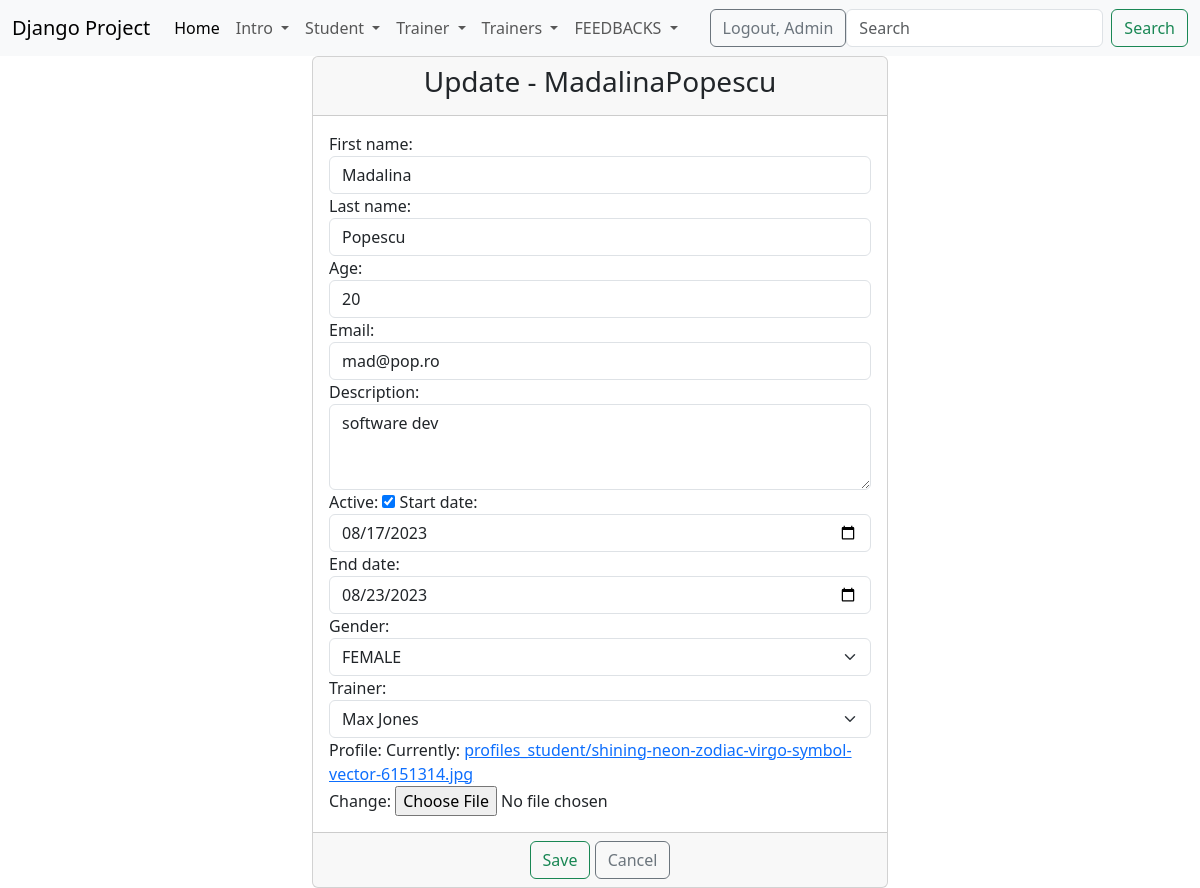
The page /update-student/5/ (signed in) on the database its author committed.
### student/models.py (models this page shows)
class Student(models.Model):
    gender_options = (
        ('male','MALE'),
        ('female','FEMALE')
    )
    first_name = models.CharField(max_length=30)
    last_name = models.CharField(max_length=30)
    age = models.IntegerField()
    email = models.EmailField(max_length=100)
    description = models.TextField(max_length=500)
    start_date = models.DateField()
    end_date = models.DateField()
    active = models.BooleanField(default=True)
    gender = models.CharField(max_length=6, choices=gender_options)
    trainer = models.ForeignKey(Trainer, on_delete=models.CASCADE, null=True)
    profile = models.ImageField(upload_to='profiles_student/', null=True)
    create_at = models.DateTimeField(auto_now_add=True)
    update_at = models.DateTimeField(auto_now=True)
    def __str__(self):
        return f'{self.first_name}{self.last_name}'

### trainer/models.py (models this page shows)
class Trainer(models.Model):
    department_options = (
        ('backend', 'BACKEND'),
        ('frontend', 'FRONTEND'),
        ('network', 'NETWORK')
    )
    first_name = models.CharField(max_length=20)
    last_name = models.CharField(max_length=20)
    course = models.CharField(max_length=40)
    email = models.EmailField(max_length=40)
    department = models.CharField(max_length=40, choices=department_options)
    active = models.BooleanField(default=True)
    profile = models.ImageField(upload_to='profiles/', null=True)
    created_at = models.DateTimeField(auto_now_add=True)
    updated_at = models.DateTimeField(auto_now=True)
    def __str__(self):
        return f'{self.first_name} {self.last_name}'

### student/views.py (the view)
# urls.py: path('update-student/<int:pk>/', views.StudentUpdateView.as_view(), name='update_student'),
class StudentUpdateView(LoginRequiredMixin ,PermissionRequiredMixin,UpdateView):
    template_name = 'student/update_student.html'
    model = Student
    form_class = StudentUpdateForm
    success_url = reverse_lazy('list_of_students')
    permission_required = 'student.change_student'

### djangoProject/context_processors.py (called while the page is built)
def get_all_trainers(request):
    get_trainers = Trainer.objects.all()
    return {'trainers': get_trainers}

### templates/student/update_student.html (shortened to what this page needs)
{% extends 'base.html' %}
{% block content %}
    <div class="container-fluid">
        <div class="row">
            <div class="col-md-6 offset-md-3">
                <div class="card">
                    <div class="card-header">
                        <h3 class="text-center">Update - {{ student }}</h3>
                    </div>
                    <form method="post" enctype="multipart/form-data">
                        <div class="card-body">
                            {{ form }}
                        </div>
                        <div class="card-footer text-center">
                            <button type="submit" class="btn btn-outline-success">Save</button>
                            <a href="{% url 'list_of_students' %}" class = "btn btn-outline-secondary">Cancel</a>
                        </div>
                    </form>
                </div>
            </div>
        </div>
    </div>
{% endblock %}

### templates/navbar.html (shortened to what this page needs)
<nav class="navbar navbar-expand-lg bg-body-tertiary">
    <div class="container-fluid">
        <a class="navbar-brand" href="#">Django Project</a>
        <div class="collapse navbar-collapse" id="navbarSupportedContent">
            <ul class="navbar-nav me-auto mb-2 mb-lg-0">
                <li class="nav-item">
                    <a class="nav-link active" aria-current="page" href="{% url 'home-page' %}">Home</a>
                </li>
                {% if user.is_authenticated %}
                    <li class="nav-item dropdown">
                        <a class="nav-link dropdown-toggle" href="#" role="button" data-bs-toggle="dropdown"
                           aria-expanded="false">
                            Intro
                        </a>
                    </li>
                    {% if perms.student.add_student or perms.student.view_list_of_students %}
                        <li class="nav-item dropdown">
                            <a class="nav-link dropdown-toggle" href="#" role="button" data-bs-toggle="dropdown"
                               aria-expanded="false">
                                Student
                            </a>
                        </li>
                    {% endif %}
                    <li class="nav-item dropdown">
                        <a class="nav-link dropdown-toggle" href="#" role="button" data-bs-toggle="dropdown"
                           aria-expanded="false">
                            Trainer
                        </a>
                    </li>
                    <li class="nav-item dropdown">
                        <a class="nav-link dropdown-toggle" href="#" role="button" data-bs-toggle="dropdown"
                           aria-expanded="false">
                            Trainers
                        </a>
                    </li>
                {% endif %}
                <li class="nav-item dropdown">
                    <a class="nav-link dropdown-toggle" href="#" role="button" data-bs-toggle="dropdown"
                       aria-expanded="false">
                        FEEDBACKS
                    </a>
                </li>
            </ul>
            {% if user.is_authenticated %}
                <div>
                    <a href="{% url 'logout' %}" class="btn btn-outline-secondary">Logout, {{ user.username|title }}</a>
                </div>
                <form class="d-flex" method="get" action="{% url 'search' %}" role="search">
                    <input name="filter" class="form-control me-2" type="search" placeholder="Search"
                           aria-label="Search">
                    <button class="btn btn-outline-success" type="submit">Search</button>
                </form>
            {% else %}
                <div>
                    <a href="{% url 'login' %}" class="btn btn-outline-primary">Login</a>
                    <a href="{% url 'create-user' %}" class="btn btn-outline-secondary">Sign up</a>
                </div>
            {% endif %}
        </div>
    </div>
</nav>

### rows shown on the page
Student: first_name+last_name "MadalinaPopescu", first_name "Madalina", last_name "Popescu", age "20", email "mad@pop.ro", description "software dev", active "☑", start_date "08/17/2023", end_date "08/23/2023", gender "FEMALE", trainer "Max Jones"

### other values the page prints
{{ user.username|title }} "Admin"
